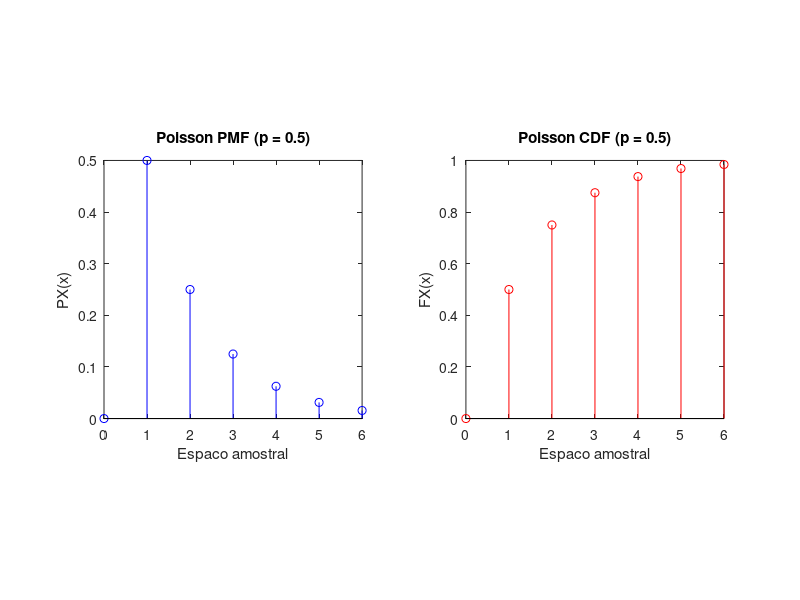

MATLAB code to generate this figure:
clear all clc clf

function pmf=geometricpmf(p,x)
%geometric(p) rv X
%out: pmf(i)=Prob[X=x(i)]
x=x(:);
pmf= p*((1-p).^(x-1));
pmf= (x>0).*(x==floor(x)).*pmf;
pmf = pmf';
endfunction

function cdf=geometriccdf(p,x)
% for geometric(p) rv X,
%For input vector x, output is vector
%cdf such that cdf_i=Prob(X<=x_i)
x=(x(:)>=1).*floor(x(:));
cdf=1-((1-p).^x);
cdf = cdf';
endfunction

function E = expectedValue(sx, px)
  v = sx .* px;
  E = sum(v);
endfunction

% Espaço amostral e parametro
sx = 0:1:6;
p  = 0.5;

% Calculo da PMF e CDF
px = geometricpmf(p, sx);
fx = geometriccdf(p, sx);

% Valor esperado
E = expectedValue(sx, px)

% Plot da PMF
figure(1);
subplot(1,2,1);
stem(sx, px, 'b');
title("Poisson PMF (p = 0.5)");
xlabel("Espaco amostral");
ylabel("PX(x)");
axis square

% Plot da CDF
figure(1);
subplot(1,2,2);
stem(sx, fx, 'r');
title("Poisson CDF (p = 0.5)");
xlabel("Espaco amostral");
ylabel("FX(x)");
axis square
